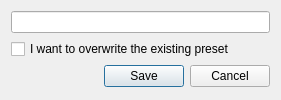
<?xml version="1.0" encoding="UTF-8"?>
<ui version="4.0">
 <class>SavePresetDialog</class>
 <widget class="QDialog" name="SavePresetDialog">
  <property name="windowModality">
   <enum>Qt::ApplicationModal</enum>
  </property>
  <property name="geometry">
   <rect>
    <x>0</x>
    <y>0</y>
    <width>281</width>
    <height>100</height>
   </rect>
  </property>
  <property name="windowTitle">
   <string>Save Preset</string>
  </property>
  <layout class="QVBoxLayout" name="verticalLayout">
   <item>
    <widget class="QLineEdit" name="lineEdit"/>
   </item>
   <item>
    <widget class="QCheckBox" name="overwriteExistingCB">
     <property name="text">
      <string>I want to overwrite the existing preset</string>
     </property>
    </widget>
   </item>
   <item>
    <widget class="QDialogButtonBox" name="buttonBox">
     <property name="orientation">
      <enum>Qt::Horizontal</enum>
     </property>
     <property name="standardButtons">
      <set>QDialogButtonBox::Cancel|QDialogButtonBox::Save</set>
     </property>
    </widget>
   </item>
  </layout>
 </widget>
 <resources/>
 <connections>
  <connection>
   <sender>buttonBox</sender>
   <signal>accepted()</signal>
   <receiver>SavePresetDialog</receiver>
   <slot>accept()</slot>
   <hints>
    <hint type="sourcelabel">
     <x>248</x>
     <y>254</y>
    </hint>
    <hint type="destinationlabel">
     <x>157</x>
     <y>274</y>
    </hint>
   </hints>
  </connection>
  <connection>
   <sender>buttonBox</sender>
   <signal>rejected()</signal>
   <receiver>SavePresetDialog</receiver>
   <slot>reject()</slot>
   <hints>
    <hint type="sourcelabel">
     <x>316</x>
     <y>260</y>
    </hint>
    <hint type="destinationlabel">
     <x>286</x>
     <y>274</y>
    </hint>
   </hints>
  </connection>
 </connections>
</ui>
